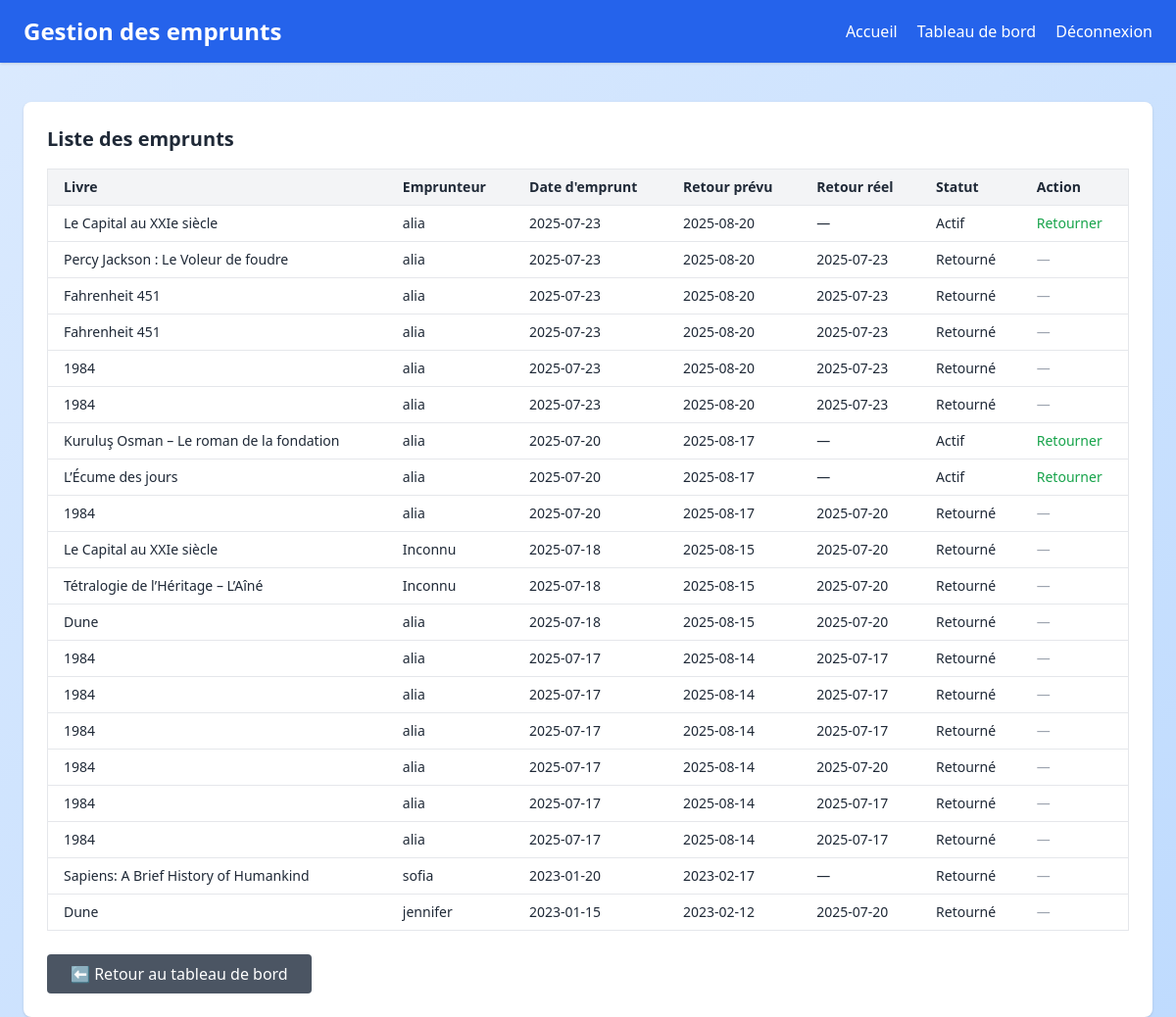
Screenshot of /borrows/manage.php (signed in) with the database file from the repository.
### tables this page shows
CREATE TABLE IF NOT EXISTS `emprunts` (
  `id` int NOT NULL AUTO_INCREMENT,
  `livre_id` int NOT NULL,
  `utilisateur_id` int NOT NULL,
  `date_emprunt` date NOT NULL,
  `date_retour_prevue` date GENERATED ALWAYS AS ((`date_emprunt` + interval 28 day)) STORED,
  `date_retour_reelle` date DEFAULT NULL,
  `statut_emprunt` enum('actif','retourné','en retard') NOT NULL,
  PRIMARY KEY (`id`),
  KEY `livre_id` (`livre_id`),
  KEY `utilisateur_id` (`utilisateur_id`)
);

CREATE TABLE IF NOT EXISTS `livres` (
  `id` int NOT NULL AUTO_INCREMENT,
  `titre` varchar(255) NOT NULL,
  `isbn` varchar(13) NOT NULL,
  `annee_publication` year NOT NULL,
  `resume` text,
  `nombre_exemplaires_total` int NOT NULL,
  `nombre_exemplaires_disponibles` int NOT NULL,
  `auteur_id` int DEFAULT NULL,
  `categorie_id` int DEFAULT NULL,
  `utilisateur_id` int DEFAULT NULL,
  `nombre_exemplaires` int NOT NULL DEFAULT '0',
  `description` text,
  PRIMARY KEY (`id`),
  UNIQUE KEY `isbn` (`isbn`),
  KEY `fk_auteur` (`auteur_id`),
  KEY `fk_categorie` (`categorie_id`),
  KEY `fk_utilisateur` (`utilisateur_id`)
);

CREATE TABLE IF NOT EXISTS `utilisateurs` (
  `id` int NOT NULL AUTO_INCREMENT,
  `nom_utilisateur` varchar(50) NOT NULL,
  `email` varchar(100) NOT NULL,
  `mot_de_passe` varchar(255) NOT NULL,
  `role` enum('lecteur','admin') DEFAULT 'lecteur',
  `date_inscription` timestamp NULL DEFAULT CURRENT_TIMESTAMP,
  PRIMARY KEY (`id`),
  UNIQUE KEY `nom_utilisateur` (`nom_utilisateur`),
  UNIQUE KEY `email` (`email`)
);

### borrows/manage.php (the view, shortened to what this page needs)
<?php
require_once '../includes/config.php';
$stmt = $pdo->query("
    SELECT e.*,
           l.titre AS titre_livre,
           u.nom_utilisateur
    FROM emprunts e
    JOIN livres l ON e.livre_id = l.id -- Jointure : récupérer le titre du livre
    JOIN utilisateurs u ON e.utilisateur_id = u.id -- Jointure : récupérer le nom de l'utilisateur
    ORDER BY e.date_emprunt DESC -- Tri du plus récent au plus ancien
");
$emprunts = $stmt->fetchAll();
?>
<!DOCTYPE html>
<html lang="fr">
<head>
    <script src="https://cdn.tailwindcss.com"></script>
</head>
<body class="bg-gradient-to-br from-blue-100 to-blue-200 min-h-screen text-gray-800">
<header class="bg-blue-600 text-white px-6 py-4 flex justify-between items-center shadow">
    <h1 class="text-2xl font-semibold">Gestion des emprunts</h1>
    <nav class="space-x-4">
        <a href="../index.php" class="hover:underline">Accueil</a>
        <a href="../dashboard.php" class="hover:underline">Tableau de bord</a>
        <a href="../logout.php" class="hover:underline">Déconnexion</a>
    </nav>
</header>
<main class="max-w-6xl mx-auto mt-10 p-6 bg-white rounded-lg shadow">
    <h2 class="text-xl font-bold mb-4">Liste des emprunts</h2>
    <?php if (count($emprunts) === 0): ?>
        <p class="text-gray-600">Aucun emprunt trouvé.</p>
    <?php else: ?>
        <div class="overflow-x-auto">
            <table class="min-w-full text-sm border border-gray-200 shadow">
                <thead class="bg-gray-100 text-left">
                    <tr>
                        <th class="px-4 py-2">Livre</th>
                        <th class="px-4 py-2">Emprunteur</th>
                        <th class="px-4 py-2">Date d'emprunt</th>
                        <th class="px-4 py-2">Retour prévu</th>
                        <th class="px-4 py-2">Retour réel</th>
                        <th class="px-4 py-2">Statut</th>
                        <th class="px-4 py-2">Action</th>
                    </tr>
                </thead>
                <tbody class="bg-white">
                    <?php foreach ($emprunts as $emprunt): ?>
                        <tr class="border-t hover:bg-blue-50">
                            <td class="px-4 py-2"><?= htmlspecialchars($emprunt['titre_livre']) ?></td>
                            <td class="px-4 py-2"><?= htmlspecialchars($emprunt['nom_utilisateur']) ?></td>
                            <td class="px-4 py-2"><?= htmlspecialchars($emprunt['date_emprunt']) ?></td>
                            <td class="px-4 py-2"><?= htmlspecialchars($emprunt['date_retour_prevue']) ?></td>
                            <td class="px-4 py-2">
                                <?= $emprunt['date_retour_reelle'] ? htmlspecialchars($emprunt['date_retour_reelle']) : '—' ?>
                            </td>
                            <td class="px-4 py-2 capitalize">
                                <?= htmlspecialchars($emprunt['statut_emprunt']) ?>
                            </td>
                            <td class="px-4 py-2">
                                <?php if ($emprunt['statut_emprunt'] === 'actif'): ?>
                                    <a href="return.php?emprunt_id=<?= $emprunt['id'] ?>"
                                       class="text-green-600 hover:underline"
                                       onclick="return confirm('Confirmer le retour de ce livre ?');">
                                        Retourner
                                    </a>
                                <?php else: ?>
                                    <span class="text-gray-400">—</span>
                                <?php endif; ?>
                            </td>
                        </tr>
                    <?php endforeach; ?>
                </tbody>
            </table>
        </div>
    <?php endif; ?>
    <div class="mt-6">
        <a href="../dashboard.php"
           class="inline-block bg-gray-600 text-white px-6 py-2 rounded hover:bg-gray-700 transition">
            ⬅️ Retour au tableau de bord
        </a>
    </div>
</main>
</body>
</html>

### rows the page displays
emprunts: livre.titre "Le Capital au XXIe siècle", utilisateur.nom_utilisateur "alia", date_emprunt "2025-07-23", date_retour_prevue "2025-08-20", statut_emprunt "Actif"
emprunts: livre.titre "Percy Jackson : Le Voleur de foudre", utilisateur.nom_utilisateur "alia", date_emprunt "2025-07-23", date_retour_prevue "2025-08-20", date_retour_reelle "2025-07-23", statut_emprunt "Retourné"
emprunts: livre.titre "Fahrenheit 451", utilisateur.nom_utilisateur "alia", date_emprunt "2025-07-23", date_retour_prevue "2025-08-20", date_retour_reelle "2025-07-23", statut_emprunt "Retourné"
emprunts: livre.titre "Fahrenheit 451", utilisateur.nom_utilisateur "alia", date_emprunt "2025-07-23", date_retour_prevue "2025-08-20", date_retour_reelle "2025-07-23", statut_emprunt "Retourné"
emprunts: livre.titre "1984", utilisateur.nom_utilisateur "alia", date_emprunt "2025-07-23", date_retour_prevue "2025-08-20", date_retour_reelle "2025-07-23", statut_emprunt "Retourné"
emprunts: livre.titre "1984", utilisateur.nom_utilisateur "alia", date_emprunt "2025-07-23", date_retour_prevue "2025-08-20", date_retour_reelle "2025-07-23", statut_emprunt "Retourné"
emprunts: livre.titre "Kuruluş Osman – Le roman de la fondation", utilisateur.nom_utilisateur "alia", date_emprunt "2025-07-20", date_retour_prevue "2025-08-17", statut_emprunt "Actif"
emprunts: livre.titre "L’Écume des jours", utilisateur.nom_utilisateur "alia", date_emprunt "2025-07-20", date_retour_prevue "2025-08-17", statut_emprunt "Actif"
emprunts: livre.titre "1984", utilisateur.nom_utilisateur "alia", date_emprunt "2025-07-20", date_retour_prevue "2025-08-17", date_retour_reelle "2025-07-20", statut_emprunt "Retourné"
emprunts: livre.titre "Le Capital au XXIe siècle", utilisateur.nom_utilisateur "Inconnu", date_emprunt "2025-07-18", date_retour_prevue "2025-08-15", date_retour_reelle "2025-07-20", statut_emprunt "Retourné"
emprunts: livre.titre "Tétralogie de l’Héritage – L’Aîné", utilisateur.nom_utilisateur "Inconnu", date_emprunt "2025-07-18", date_retour_prevue "2025-08-15", date_retour_reelle "2025-07-20", statut_emprunt "Retourné"
emprunts: livre.titre "Dune", utilisateur.nom_utilisateur "alia", date_emprunt "2025-07-18", date_retour_prevue "2025-08-15", date_retour_reelle "2025-07-20", statut_emprunt "Retourné"
emprunts: livre.titre "1984", utilisateur.nom_utilisateur "alia", date_emprunt "2025-07-17", date_retour_prevue "2025-08-14", date_retour_reelle "2025-07-17", statut_emprunt "Retourné"
emprunts: livre.titre "1984", utilisateur.nom_utilisateur "alia", date_emprunt "2025-07-17", date_retour_prevue "2025-08-14", date_retour_reelle "2025-07-17", statut_emprunt "Retourné"
emprunts: livre.titre "1984", utilisateur.nom_utilisateur "alia", date_emprunt "2025-07-17", date_retour_prevue "2025-08-14", date_retour_reelle "2025-07-17", statut_emprunt "Retourné"
emprunts: livre.titre "1984", utilisateur.nom_utilisateur "alia", date_emprunt "2025-07-17", date_retour_prevue "2025-08-14", date_retour_reelle "2025-07-20", statut_emprunt "Retourné"
emprunts: livre.titre "1984", utilisateur.nom_utilisateur "alia", date_emprunt "2025-07-17", date_retour_prevue "2025-08-14", date_retour_reelle "2025-07-17", statut_emprunt "Retourné"
emprunts: livre.titre "1984", utilisateur.nom_utilisateur "alia", date_emprunt "2025-07-17", date_retour_prevue "2025-08-14", date_retour_reelle "2025-07-17", statut_emprunt "Retourné"
emprunts: livre.titre "Sapiens: A Brief History of Humankind", utilisateur.nom_utilisateur "sofia", date_emprunt "2023-01-20", date_retour_prevue "2023-02-17", statut_emprunt "Retourné"
emprunts: livre.titre "Dune", utilisateur.nom_utilisateur "jennifer", date_emprunt "2023-01-15", date_retour_prevue "2023-02-12", date_retour_reelle "2025-07-20", statut_emprunt "Retourné"
